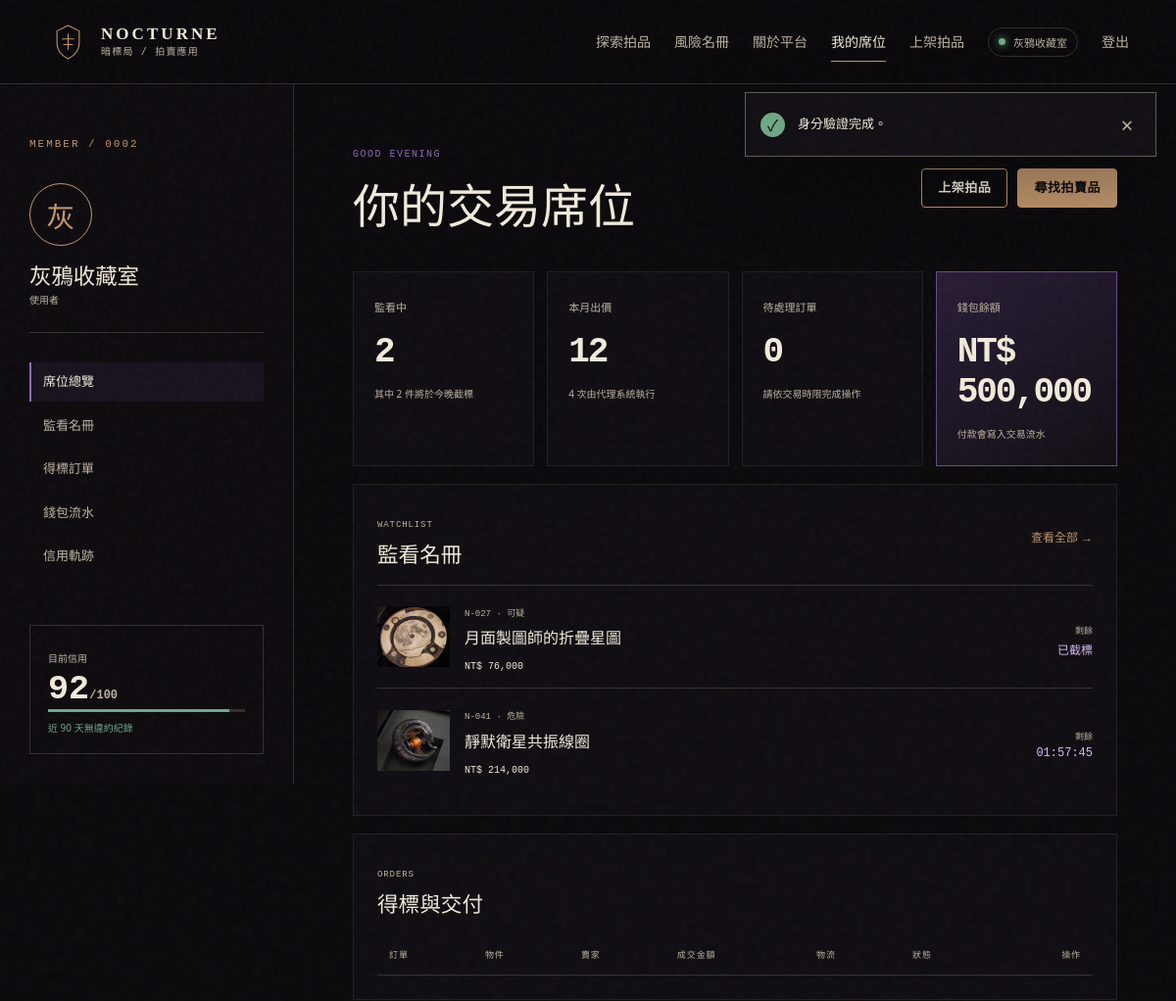
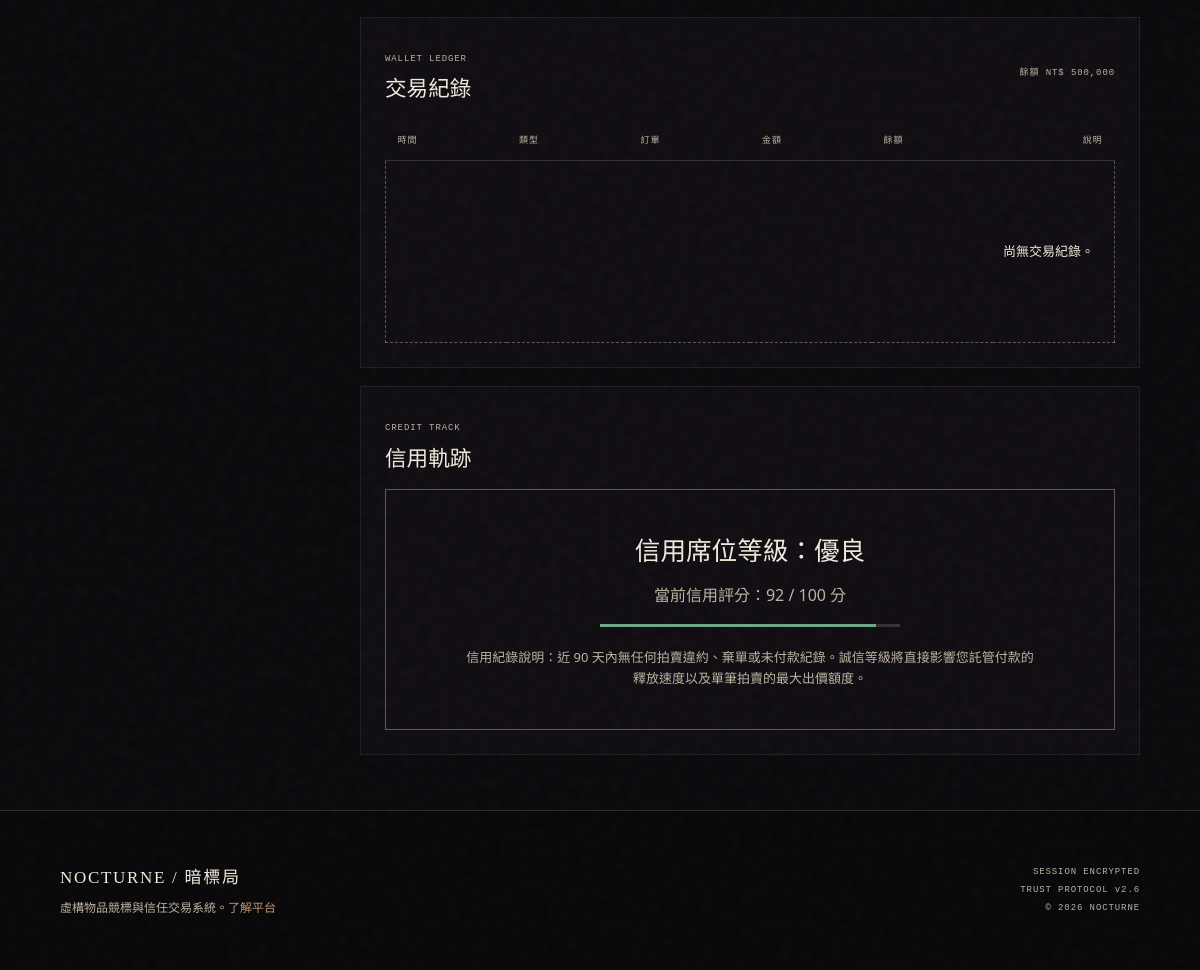
Screenshot of /index.php?page=buyer (signed in) with the database file from the repository (2 pictures, top to bottom).
### tables this page shows
CREATE TABLE users (
    id BIGINT UNSIGNED AUTO_INCREMENT PRIMARY KEY,
    username VARCHAR(40) NOT NULL,
    email VARCHAR(190) NOT NULL,
    password_hash VARCHAR(255) NOT NULL,
    avatar_path VARCHAR(255) NULL,
    credit_score TINYINT UNSIGNED NOT NULL DEFAULT 80,
    status ENUM('pending', 'active', 'suspended', 'banned') NOT NULL DEFAULT 'active',
    email_verified_at DATETIME NULL,
    last_login_at DATETIME NULL,
    created_at DATETIME NOT NULL DEFAULT CURRENT_TIMESTAMP,
    updated_at DATETIME NOT NULL DEFAULT CURRENT_TIMESTAMP ON UPDATE CURRENT_TIMESTAMP,
    UNIQUE KEY uq_users_email (email),
    UNIQUE KEY uq_users_username (username),
    KEY idx_users_status_credit (status, credit_score),
    CONSTRAINT chk_users_credit CHECK (credit_score BETWEEN 0 AND 100)
);

CREATE TABLE auctions (
    id BIGINT UNSIGNED AUTO_INCREMENT PRIMARY KEY,
    seller_id BIGINT UNSIGNED NOT NULL,
    category_id SMALLINT UNSIGNED NOT NULL,
    reviewed_by BIGINT UNSIGNED NULL,
    lot_no VARCHAR(24) NOT NULL,
    title VARCHAR(120) NOT NULL,
    slug VARCHAR(160) NOT NULL,
    description TEXT NOT NULL,
    provenance TEXT NULL,
    starting_price DECIMAL(12,2) UNSIGNED NOT NULL,
    current_price DECIMAL(12,2) UNSIGNED NOT NULL,
    reserve_price DECIMAL(12,2) UNSIGNED NULL,
    min_increment DECIMAL(12,2) UNSIGNED NOT NULL DEFAULT 100.00,
    risk_level ENUM('low', 'suspicious', 'dangerous', 'prohibited') NOT NULL DEFAULT 'suspicious',
    ai_risk_suggestion JSON NULL,
    status ENUM('draft', 'pending_review', 'approved', 'active', 'ended', 'rejected', 'cancelled', 'unsold') NOT NULL DEFAULT 'draft',
    featured BOOLEAN NOT NULL DEFAULT FALSE,
    start_at DATETIME NOT NULL,
    end_at DATETIME NOT NULL,
    reviewed_at DATETIME NULL,
    rejection_reason VARCHAR(500) NULL,
    created_at DATETIME NOT NULL DEFAULT CURRENT_TIMESTAMP,
    updated_at DATETIME NOT NULL DEFAULT CURRENT_TIMESTAMP ON UPDATE CURRENT_TIMESTAMP,
    UNIQUE KEY uq_auctions_lot_no (lot_no),
    UNIQUE KEY uq_auctions_slug (slug),
    KEY idx_auctions_browse (status, end_at, risk_level),
    KEY idx_auctions_category_price (category_id, current_price),
    KEY idx_auctions_seller (seller_id, status),
    FULLTEXT KEY ftx_auctions_search (title, description, provenance),
    CONSTRAINT fk_auctions_seller FOREIGN KEY (seller_id) REFERENCES users(id),
    CONSTRAINT fk_auctions_category FOREIGN KEY (category_id) REFERENCES categories(id),
    CONSTRAINT fk_auctions_reviewer FOREIGN KEY (reviewed_by) REFERENCES users(id) ON DELETE SET NULL,
    CONSTRAINT chk_auctions_times CHECK (end_at > start_at),
    CONSTRAINT chk_auctions_prices CHECK (starting_price > 0 AND current_price >= starting_price AND min_increment > 0)
);

### app/Core/View.php (called while the page is built, shortened)
<?php
final class View
{
    public static function render(string $template, array $data = [], string $layout = 'layouts/main'): void
    {
        $root = dirname(__DIR__, 2) . '/views/';
        $templateFile = $root . $template . '.php';
        $layoutFile = $root . $layout . '.php';
        extract($data, EXTR_SKIP);
        require $templateFile;
        $content = (string) ob_get_clean();
        require $layoutFile;
    }
}

### app/Controllers/BuyerController.php (called while the page is built, shortened)
<?php
final class BuyerController
{
    public function index(): void
    {
        $orderModel = new Order();
        View::render('buyer/dashboard', [
            'pageTitle' => '會員中心',
            'orders' => $orderModel->forBuyer((int) Auth::user()['id']),
            'watched' => array_slice((new Auction())->featured(), 0, 3),
            'wallet' => (new Wallet())->summary((int) Auth::user()['id']),
        ]);
    }
}

### public/index.php (called while the page is built, shortened)
<?php
$page = (string) ($_GET['page'] ?? 'home');
$method = $_SERVER['REQUEST_METHOD'] ?? 'GET';
$routes = [
    'GET' => [
        'home' => [HomeController::class, 'index'],
        'about' => [HomeController::class, 'about'],
        'auction' => [AuctionController::class, 'show'],
        'wanted' => [HomeController::class, 'wanted'],
        'login' => [AuthController::class, 'loginForm'],
        'register' => [AuthController::class, 'registerForm'],
        'buyer' => [BuyerController::class, 'index'],
        'buyer-payment' => [BuyerController::class, 'payment'],
        'buyer-dispute' => [BuyerController::class, 'disputeForm'],
        'buyer-review' => [BuyerController::class, 'reviewForm'],
        'seller' => [SellerController::class, 'index'],
        'admin' => [AdminController::class, 'index'],
        'admin-disputes' => [AdminController::class, 'disputes'],
        'admin-logs' => [AdminController::class, 'logs'],
        'admin-export' => [AdminController::class, 'export'],
        'upload' => [UploadController::class, 'show'],
    ],
    'POST' => [
        'login' => [AuthController::class, 'login'],
        'register' => [AuthController::class, 'register'],
        'logout' => [AuthController::class, 'logout'],
        'bid' => [AuctionController::class, 'bid'],
        'watch' => [AuctionController::class, 'watch'],
        'buyer-pay' => [BuyerController::class, 'pay'],
        'buyer-dispute-submit' => [BuyerController::class, 'dispute'],
        'buyer-review-submit' => [BuyerController::class, 'review'],
        'seller-create' => [SellerController::class, 'create'],
        'seller-delivery' => [SellerController::class, 'updateDelivery'],
        'ai-description' => [SellerController::class, 'aiDescription'],
        'admin-review' => [AdminController::class, 'review'],
        'admin-dispute-resolve' => [AdminController::class, 'resolveDispute'],
        'admin-announce' => [AdminController::class, 'announce'],
    ],
];
[$controller, $action] = $routes[$method][$page];
(new $controller())->{$action}();

### app/Core/Auth.php (called while the page is built, shortened)
<?php
final class Auth
{
    public static function user(): ?array
    {
        if (isset($_SESSION['auth_user']) && is_array($_SESSION['auth_user'])) {
            return $_SESSION['auth_user'];
        }
        $user = (new User())->findWithRoles((int) $_SESSION['user_id']);
        return $user;
    }
    public static function hasRole(string $role): bool
    {
        $user = self::user();
        return $user !== null && in_array($role, $user['roles'] ?? [], true);
    }
}

### app/Core/helpers.php (called while the page is built, shortened)
<?php
function e(mixed $value): string
{
    return htmlspecialchars((string) $value, ENT_QUOTES | ENT_SUBSTITUTE, 'UTF-8');
}
function url(string $page = 'home', array $params = []): string
{
    return 'index.php?' . http_build_query(array_merge(['page' => $page], $params));
}
function asset(string $path): string
{
    return 'assets/' . ltrim($path, '/');
}
function current_user(): ?array
{
    return Auth::user();
}
function flash(string $key, ?string $message = null): ?string
{
    $value = $_SESSION['_flash'][$key] ?? null;
    return $value;
}
function money(int|float|string|null $amount): string
{
    return 'NT$ ' . number_format((float) $amount);
}
function risk_label(string $risk): string
{
    return [
        'low' => '低風險',
        'suspicious' => '可疑',
        'dangerous' => '危險',
        'prohibited' => '禁止流通',
    ][$risk] ?? '未分類';
}

### app/Models/Auction.php (called while the page is built, shortened)
<?php
final class Auction
{
    public function featured(array $filters = []): array
    {
        $pdo = Database::connection();
        $where = ['a.status = "active"', 'a.end_at > NOW()'];
        $params = [];
        $sql = 'SELECT a.*, c.name AS category_name, u.username AS seller_name,
                       u.credit_score AS seller_credit,
                       COALESCE(ai.file_path, "assets/images/item-chronometer.webp") AS image_path,
                       (SELECT COUNT(*) FROM bids b WHERE b.auction_id = a.id) AS bid_count
                FROM auctions a
                JOIN categories c ON c.id = a.category_id
                JOIN users u ON u.id = a.seller_id
                LEFT JOIN auction_images ai ON ai.auction_id = a.id AND ai.is_cover = 1
                WHERE ' . implode(' AND ', $where) . '
                ORDER BY a.featured DESC, a.end_at ASC LIMIT 12';
        $statement = $pdo->prepare($sql);
        $statement->execute($params);
        return $statement->fetchAll();
    }
}

### views/buyer/dashboard.php (the view, shortened to what this page needs)
<?php
$user = current_user();
$wallet = $wallet ?? ['balance' => 0, 'transactions' => []];
?>
<section class="dashboard-shell">
    <aside class="dashboard-sidebar">
        <span class="section-code">MEMBER / <?= e(str_pad((string) $user['id'], 4, '0', STR_PAD_LEFT)) ?></span>
        <div class="profile-block"><div class="profile-avatar"><?= e(mb_substr($user['username'], 0, 1)) ?></div><h1><?= e($user['username']) ?></h1><p><?= e(implode(' / ', array_map(static fn($r) => $r === 'user' ? '使用者' : $r, $user['roles'] ?? []))) ?></p></div>
        <nav aria-label="會員中心"><a class="active" href="#overview">席位總覽</a><a href="#watchlist">監看名冊</a><a href="#orders">得標訂單</a><a href="#transactions">錢包流水</a><a href="#credit">信用軌跡</a></nav>
        <div class="credit-card" id="credit"><span>目前信用</span><strong><?= (int) ($user['credit_score'] ?? 80) ?><small>/100</small></strong><i><b style="width: <?= min(100, (int) ($user['credit_score'] ?? 80)) ?>%"></b></i><p>近 90 天無違約紀錄</p></div>
    </aside>
    <div class="dashboard-content" id="overview">
        <div class="dashboard-heading"><div><span>GOOD EVENING</span><h2>你的交易席位</h2></div><div class="panel-actions"><a class="button button-small button-ghost" href="<?= e(url('seller')) ?>">上架拍品</a><a class="button button-small" href="<?= e(url('home')) ?>">尋找拍賣品</a></div></div>
        <div class="metric-grid">
            <article><span>監看中</span><strong><?= count($watched) ?></strong><small>其中 2 件將於今晚截標</small></article>
            <article><span>本月出價</span><strong>12</strong><small>4 次由代理系統執行</small></article>
            <article><span>待處理訂單</span><strong><?= count($orders) ?></strong><small>請依交易時限完成操作</small></article>
            <article class="metric-accent"><span>錢包餘額</span><strong><?= e(money($wallet['balance'] ?? 0)) ?></strong><small>付款會寫入交易流水</small></article>
        </div>
        <section id="watchlist" class="dashboard-panel">
            <div class="panel-heading"><div><span>WATCHLIST</span><h3>監看名冊</h3></div><a href="<?= e(url('home')) ?>">查看全部 →</a></div>
            <div class="watch-list">
                <?php foreach ($watched as $item): ?>
                    <a href="<?= e(url('auction', ['id' => $item['id']])) ?>"><img src="<?= e($item['image_path']) ?>" alt=""><div><span><?= e($item['lot_no']) ?> · <?= e(risk_label($item['risk_level'])) ?></span><h4><?= e($item['title']) ?></h4><strong><?= e(money($item['current_price'])) ?></strong></div><div class="countdown" data-countdown="<?= e(date(DATE_ATOM, strtotime($item['end_at']))) ?>"><span>剩餘</span><strong>--:--:--</strong></div></a>
                <?php endforeach; ?>
            </div>
        </section>
        <section id="orders" class="dashboard-panel">
            <div class="panel-heading"><div><span>ORDERS</span><h3>得標與交付</h3></div></div>
            <div class="table-wrap"><table><thead><tr><th>訂單</th><th>物件</th><th>賣家</th><th>成交金額</th><th>物流</th><th>狀態</th><th>操作</th></tr></thead></table></div>
        </section>
        <section id="transactions" class="dashboard-panel">
            <div class="panel-heading"><div><span>WALLET LEDGER</span><h3>交易紀錄</h3></div><span>餘額 <?= e(money($wallet['balance'] ?? 0)) ?></span></div>
            <div class="table-wrap"><table><thead><tr><th>時間</th><th>類型</th><th>訂單</th><th>金額</th><th>餘額</th><th>說明</th></tr></thead><tbody>
                <?php if (empty($wallet['transactions'])): ?>
                    <tr><td colspan="6" class="empty-state">尚無交易紀錄。</td></tr>
                <?php endif; ?>
            </tbody></table></div>
        </section>
        <section id="credit" class="dashboard-panel">
            <div class="panel-heading"><div><span>CREDIT TRACK</span><h3>信用軌跡</h3></div></div>
            <div class="empty-state" style="padding: 40px; border: 1px solid var(--line-strong);">
                <strong>信用席位等級：優良</strong>
                <p style="margin: 15px 0;">當前信用評分：<?= (int) ($user['credit_score'] ?? 80) ?> / 100 分</p>
                <div class="credit-meter" style="max-width: 300px; margin: 0 auto 20px;">
                    <i><b style="width: <?= min(100, (int) ($user['credit_score'] ?? 80)) ?>%"></b></i>
                </div>
                <p style="font-size: 13px; max-width: 580px; margin: 0 auto;">信用紀錄說明：近 90 天內無任何拍賣違約、棄單或未付款紀錄。誠信等級將直接影響您託管付款的釋放速度以及單筆拍賣的最大出價額度。</p>
            </div>
        </section>
    </div>
</section>

### views/layouts/main.php (shortened to what this page needs)
<?php
$user = current_user();
$currentPage = (string) ($_GET['page'] ?? 'home');
$browseActive = in_array($currentPage, ['home', 'auction'], true);
$successMessage = flash('success');
$errorMessage = flash('error');
?>
<!doctype html>
<html lang="zh-Hant">
<head>
    <link rel="stylesheet" href="<?= e(asset('css/style.css')) ?>">
</head>
<body data-page="<?= e($currentPage) ?>">
    <header class="site-header">
        <a class="brand" href="<?= e(url('home')) ?>" aria-label="NOCTURNE 暗標局首頁">
            <span class="brand-mark" aria-hidden="true">
                <svg viewBox="0 0 48 48" role="img"><path d="M24 3 38 10v15c0 9-5.7 16-14 20C15.7 41 10 34 10 25V10L24 3Z"/><path d="M17 20h14M18.5 27h11M24 14v19"/></svg>
            </span>
            <span><strong>NOCTURNE</strong><small>暗標局 / 拍賣應用</small></span>
        </a>
        <nav id="primary-nav" class="primary-nav" aria-label="主要導覽">
            <a href="<?= e(url('home')) ?>" <?= $browseActive ? 'aria-current="page"' : '' ?>>探索拍品</a>
            <a href="<?= e(url('wanted')) ?>" <?= $currentPage === 'wanted' ? 'aria-current="page"' : '' ?>>風險名冊</a>
            <a href="<?= e(url('about')) ?>" <?= $currentPage === 'about' ? 'aria-current="page"' : '' ?>>關於平台</a>
            <?php if ($user): ?>
                <a href="<?= e(url('buyer')) ?>" <?= $currentPage === 'buyer' ? 'aria-current="page"' : '' ?>>我的席位</a>
                <a href="<?= e(url('seller')) ?>" <?= $currentPage === 'seller' ? 'aria-current="page"' : '' ?>>上架拍品</a>
                <span class="user-chip"><span aria-hidden="true"></span><?= e($user['username']) ?></span>
                <form method="post" action="<?= e(url('logout')) ?>">
                    <button class="nav-signout" type="submit">登出</button>
                </form>
            <?php else: ?>
                <a href="<?= e(url('login')) ?>">登入</a>
                <a class="button button-small" href="<?= e(url('register')) ?>">取得席位</a>
            <?php endif; ?>
        </nav>
    </header>
    <?php if ($successMessage || $errorMessage): ?>
        <div class="toast-wrap" aria-live="polite">
            <div class="toast <?= $errorMessage ? 'toast-error' : 'toast-success' ?>">
                <span aria-hidden="true"><?= $errorMessage ? '!' : '✓' ?></span>
                <p><?= e($errorMessage ?: $successMessage) ?></p>
                <button type="button" aria-label="關閉通知" data-dismiss-toast>×</button>
            </div>
        </div>
    <?php endif; ?>
    <main id="main-content">
        <?= $content ?>
    </main>
    <footer class="site-footer">
        <div>
            <a class="footer-brand" href="<?= e(url('home')) ?>">NOCTURNE / 暗標局</a>
            <p>虛構物品競標與信任交易系統。<a href="<?= e(url('about')) ?>">了解平台</a></p>
        </div>
        <div class="footer-meta">
            <span>SESSION ENCRYPTED</span>
            <span>TRUST PROTOCOL v2.6</span>
            <span>© <?= date('Y') ?> NOCTURNE</span>
        </div>
    </footer>
</body>
</html>

### rows the page displays
users: username "灰鴉收藏室", username "灰", credit_score "92"
auctions: shows a picture, lot_no "N-027", risk_level "可疑", title "月面製圖師的折疊星圖", current_price "NT$ 76,000"
auctions: shows a picture, lot_no "N-041", risk_level "危險", title "靜默衛星共振線圈", current_price "NT$ 214,000"

### other values shown
$errorMessage ?: $successMessage "身分驗證完成。"
str_pad((string) $user['id'], 4, '0', STR_PAD_LEFT) "0002"
count($watched) "2"
count($orders) "0"
money($wallet['balance'] ?? 0) "NT$ 500,000"
